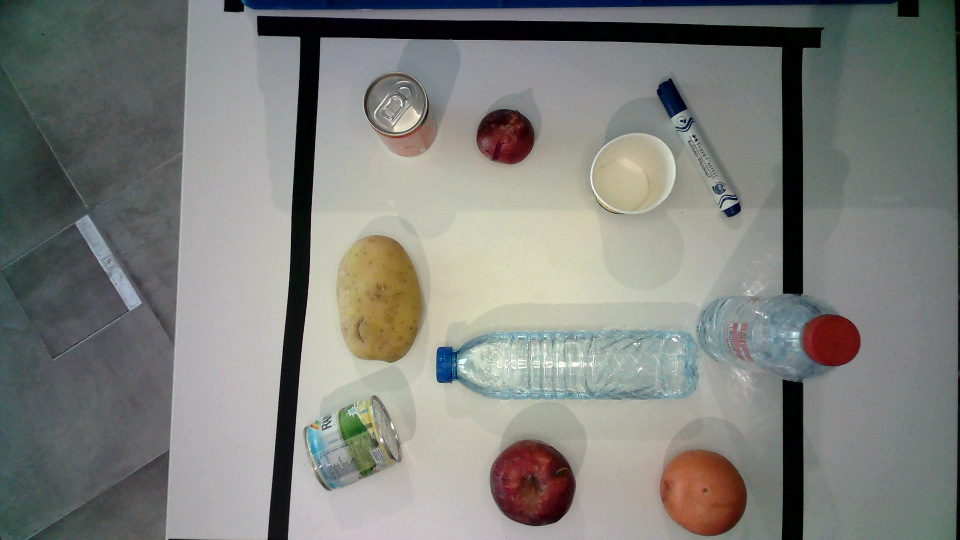
#> input picture MAIN/test/Objects4.png, 1920 x 1080 px, found by its file name (shown at 1/2 size)
$ python AutomatedScript_JP.py
#> lines starting #> are read from the running program, lines starting #| are printed output that depends on the picture; after the words box and inside, x2 and y2 are one past the last pixel; in counts of white or black regions, pixels touching at a corner belong together
### MAIN/DetectedObjects_JP.py
import cv2
import numpy as np
import math

# This class is resposinble for providing all data needed from the detected objects


parameters = cv2.aruco.DetectorParameters()
aruco_dict = cv2.aruco.getPredefinedDictionary(cv2.aruco.DICT_5X5_50)
aruco_detector = cv2.aruco.ArucoDetector(aruco_dict, parameters)


class DetectedObjects():

    # Calibration constants
    pixel_cm = 1
    areaThresh = 1000
    # areaThresh = 20

    # Counterclockwise angle of objects from the x-axis
    orientation = 0

    def __init__(self, img) -> None:
        self.img = img
        self.gray = cv2.cvtColor(img, cv2.COLOR_BGR2GRAY)
        self.filter = cv2.bilateralFilter(self.gray, 45, 95, 95)
        self.blur = cv2.GaussianBlur(self.filter, (5, 5), 1)
        kernel = cv2.getStructuringElement(cv2.MORPH_RECT, (5, 5))
        erosion = cv2.erode(self.blur, kernel, iterations=7)
        dilation = cv2.dilate(erosion, kernel, iterations=7)
        self.edges = cv2.Canny(dilation, 50, 150)
        # Create a Mask with adaptive threshold
        mask = cv2.adaptiveThreshold(
            dilation, 255, cv2.ADAPTIVE_THRESH_MEAN_C, cv2.THRESH_BINARY_INV, 19, 5)
        self.contours = cv2.findContours(
            mask, cv2.RETR_EXTERNAL, cv2.CHAIN_APPROX_SIMPLE)
        self.centers = []
        self.objects = self.getContours()

    def getContours(self):
        contours, _ = self.contours
        objects = []
        index = 0
        px_cm = self.getDimensions()
        print("Pixel to cm ratio: ", px_cm)
        for cnt in contours:
            area = cv2.contourArea(cnt)
            if area > self.areaThresh:
                index += 1
                M = cv2.moments(cnt)
                # Check if the zeroth moment is not zero to prevent division be zero rule
                if M["m00"] != 0:
                    # Get the center x and center y of the objects in the contours
                    cx = int(M['m10'] / M['m00'])
                    cy = int(M['m01'] / M['m00'])
                x, y, w, h = cv2.boundingRect(cnt)
                _, _, angle = cv2.minAreaRect(cnt)
                cv2.putText(self.img, str(int(w / px_cm)), (cx, cy),
                            cv2.FONT_HERSHEY_COMPLEX, 0.5, (0, 175, 255), 2)
                cv2.putText(self.img, str(int(h / px_cm)), (cx, cy + 20),
                            cv2.FONT_HERSHEY_COMPLEX, 0.5, (0, 175, 255), 2)
                if angle < 0:
                    angle = 90 + angle
                objects.append(PickableObjects(
                    (cx, cy), (int(w / px_cm), int(h / px_cm)), angle, (x, y)))
                # objects[f'object {index}'] = {"center_x": cx, "center_y": cy, "bound_x": x,
                #                               "bound_y": y, "pixel_w": int(w / px_cm), "pixel_h": int(h / px_cm), "angle": angle}
        return objects

    def getCenterPoints(self):
        contours, _ = self.contours
        # Draw the contours on the image
        cv2.drawContours(self.img, contours, -1, (0, 255, 0), 2)
        for cnt in contours:
            # epsilon = 0.05 * cv2.arcLength(cnt, True)
            # approx = cv2.approxPolyDP(cnt, epsilon, True)
            # Draw the contours on the image
            area = cv2.contourArea(cnt)
            if area > self.areaThresh:
                cv2.drawContours(self.img, cnt, -1, (0, 255, 0), 2)
                # calculate moment in contours
                M = cv2.moments(cnt)
                # Check if the zeroth moment is not zero to prevent division be zero rule
                if M["m00"] != 0:
                    # Get the center x and center y of the objects in the contours
                    cx = int(M['m10'] / M['m00'])
                    cy = int(M['m01'] / M['m00'])
                    self.centers.append([cx, cy])
                    cv2.putText(self.img, "0", (cx, cy),
                                cv2.FONT_HERSHEY_COMPLEX, 1, (0, 0, 255), 2)
                print("Centers: ", [cx, cy])
        self.centers = np.array(self.centers)
        cv2.imshow("Grey", self.img)
        cv2.waitKey(0)
        cv2.destroyAllWindows()
        return self.centers

    # [18 lines left out: function getBoundingBox, not called in this run]

    def getDimensions(self):
        corners, _, _ = aruco_detector.detectMarkers(self.img)
        int_corners = np.int0(corners)
        cv2.polylines(self.img, int_corners, True, (0, 255, 0), 5)

        if corners:
            aruco_perimeter = cv2.arcLength(corners[0], True)

            self.pixel_cm = aruco_perimeter / 20
        else:
            self.pixel_cm = 1
        print("Gotten px to cm ratio")
        return self.pixel_cm

    def sortDetectedObjects(self, list_to_sort):
        return sorted(list_to_sort, key=lambda x: x.getPickScore((0, 450)))


class PickableObjects():
    # CONSTANT
    MAX_HEIGHT = 20
    HEIGHT_WEIGHT = 40

    MAX_WIDTH = 20
    WIDTH_WEIGHT = 40

    MAX_DISTANCE = 50
    DISTANCE_WEIGHT = 20

    def __init__(self, center_point, dimensions, orientation, boundaries) -> None:
        self.center_point = center_point
        self.dimensions = dimensions
        self.orientation = orientation
        self.boundaries = boundaries

    def getPickScore(self, mLoc):
        # mLoc refers to the position of the manipulator
        distance = math.dist(mLoc, self.center_point) / \
            self.MAX_DISTANCE * self.DISTANCE_WEIGHT
        width = (min(self.dimensions)/self.MAX_WIDTH) * self.WIDTH_WEIGHT
        _pickScore = distance + width
        return _pickScore

### MAIN/AutomatedScript_JP.py
import cv2
import numpy as np
import DetectedObjects_JP as DetectedObjects
# from EpsonController import sendToEpson, DROP_POINT
from getWorldCoordinates import getRealWorld

home = "0"

reference_image = cv2.imread("MAIN/test/Objects4.png")
#> reference_image is the input picture: shape (1080, 1920, 3); mean B, G, R 123.7, 128.4, 126.8
resized_img = cv2.resize(reference_image, (0, 0), fx=0.6, fy=0.6)

reference_image = resized_img
# [5 lines of commented-out code are left out]
center_points = []

src_points = np.float32([(412, 14), (1663, 14), (1663, 1059), (412, 1059)])
dst_points = np.float32([(400, 10), (1623, 10), (1623, 1039), (400, 1039)])

M = cv2.getPerspectiveTransform(src_points, dst_points)

# output = cv2.warpPerspective(reference_image, M, (1700, 1200))


detector = DetectedObjects.DetectedObjects(reference_image)
#> in __init__, `self.edges = cv2.Canny(dilation, 50, 150)`:
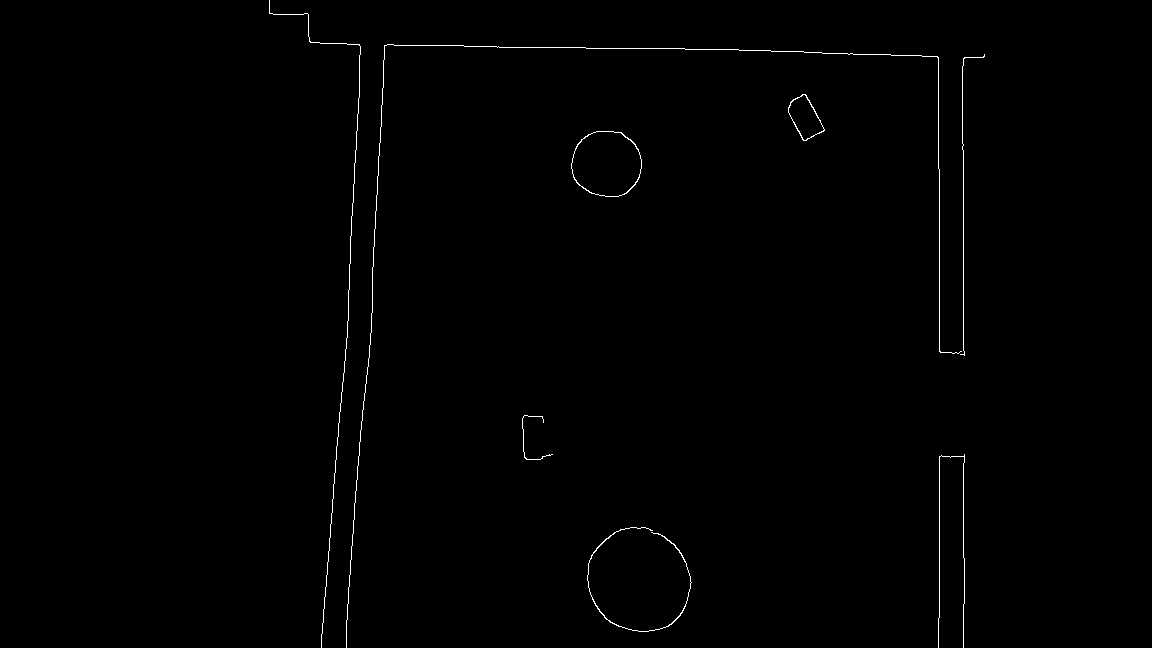
#> self.edges: shape (648, 1152); 0.51% white in thin lines or dots, all inside (x1, y1, x2, y2) = (269, 0, 985, 648)
#> in __init__, `mask = cv2.adaptiveThreshold( dilation, 255, cv2.ADAPTIVE_THRESH_MEAN_..`:
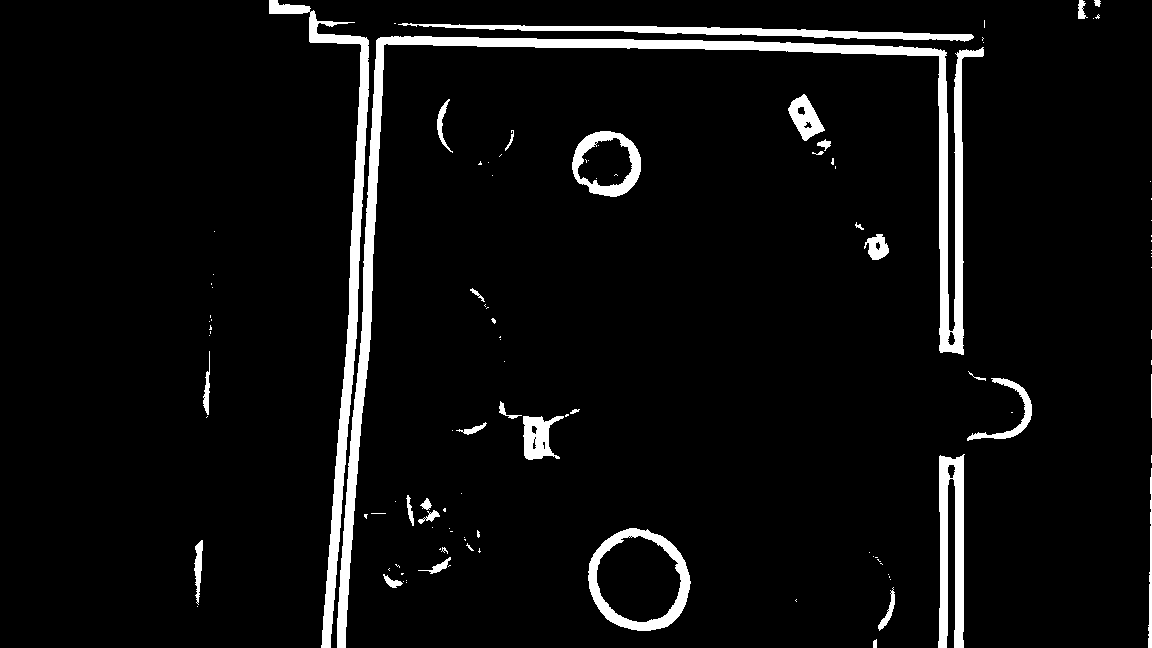
#> mask: shape (648, 1152); 5.4% white; 114 white regions (79 under 20 px)
#> in __init__, `self.contours = cv2.findContours( mask, cv2.RETR_EXTERNAL, cv2.CHAIN_A..`: self.contours = 109 contours, 81 with area under 20; largest, box (x1, y1, x2, y2) and area: (337, 36, 984, 648) 14196, (588, 528, 691, 631) 8048, (269, 0, 369, 648) 6108, (572, 131, 641, 197) 3460, (938, 454, 965, 648) 3138
#> in getContours, `contours, _ = self.contours`: contours has the same summary as self.contours in __init__
#> in getDimensions, `corners, _, _ = aruco_detector.detectMarkers(self.img)`: corners = ()
#> in getDimensions, `int_corners = np.int0(corners)`: int_corners = empty array
#> the loop in getContours, `for cnt in contours:` made 109 passes
#> (area, cx, cy, x, y, w, h, angle) on passes 31, 44, 47: (8048.5, 638, 579, 588, 528, 103, 103, 26.57), (3137.5, 951, 546, 938, 454, 27, 194, 0.297), (1050, 537, 436, 523, 416, 41, 44, 0)
#> after the loop in getContours, `for cnt in contours:`:
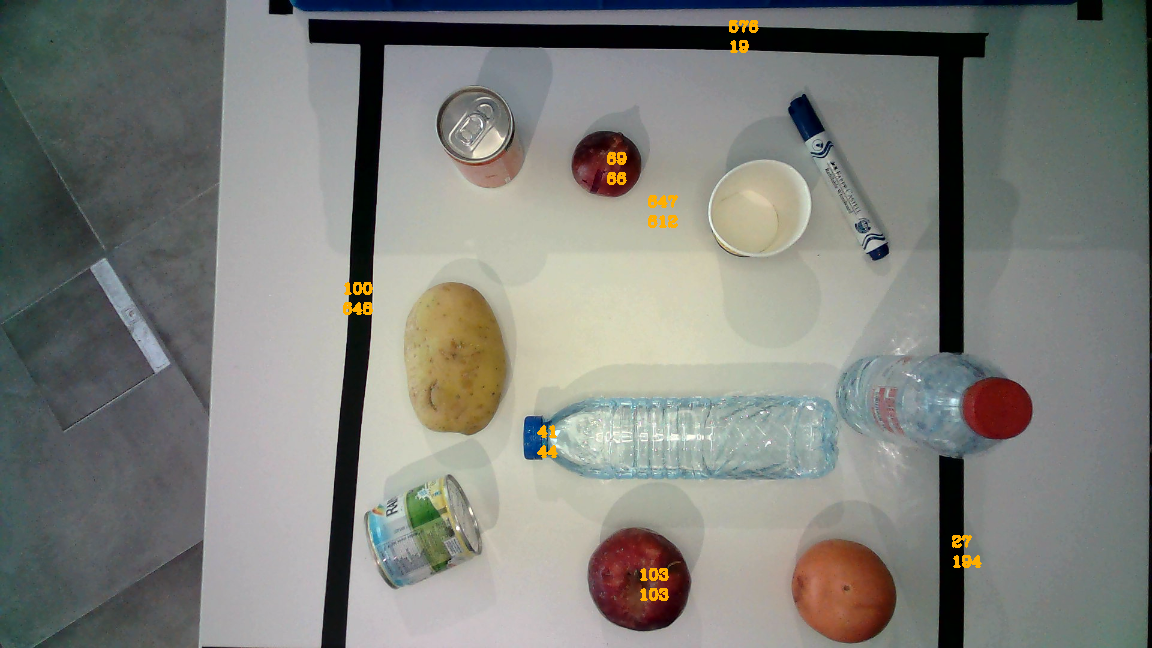
#> self.img: shape (648, 1152, 3); mean B, G, R 123.3, 128.8, 127.4
#> after the loop in getContours, `for cnt in contours:`: index = 7; objects = 7 items
detector.getCenterPoints()
#> in getCenterPoints, `contours, _ = self.contours`: contours has the same summary as self.contours in __init__
#> in getCenterPoints, `cv2.drawContours(self.img, contours, -1, (0, 255, 0), 2)`:
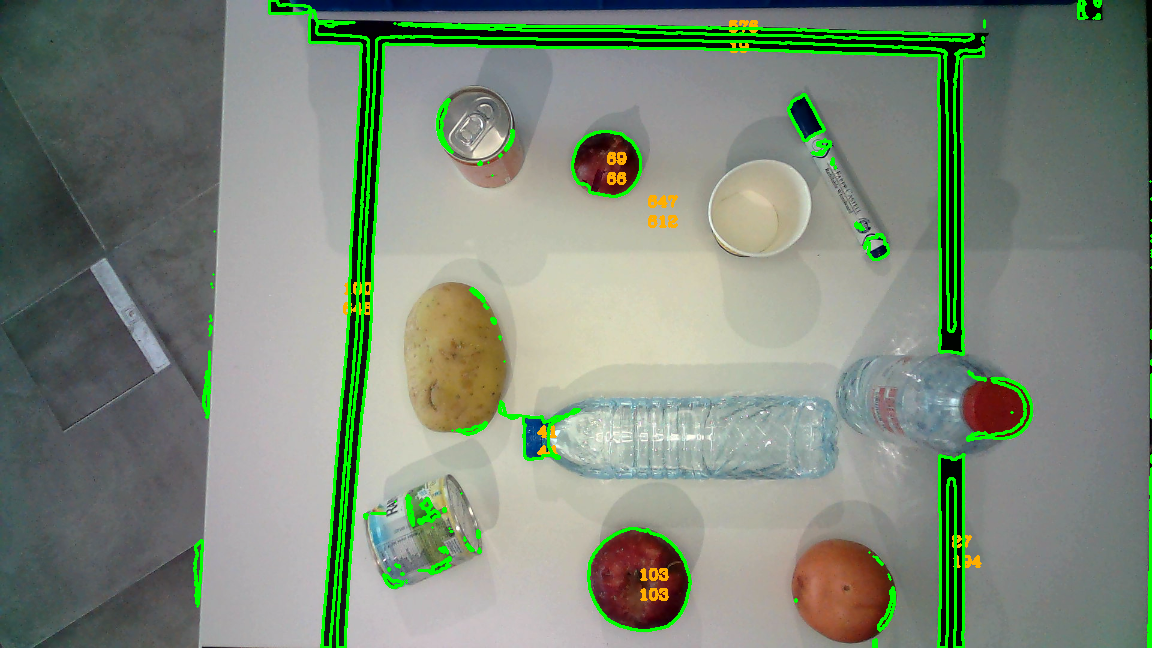
#> self.img: shape (648, 1152, 3); 4.18% of pixels changed, all inside (x1, y1, x2, y2) = (193, 0, 1152, 648)
#> the loop in getCenterPoints, `for cnt in contours:` made 109 passes
#> (area, cx, cy) on passes 31, 44, 47, 95, 101, 102, 109: (8048.5, 638, 579), (3137.5, 951, 546), (1050, 537, 436), (3460, 606, 163), (14195.5, 647, 206), (2771, 728, 31), (6107.5, 342, 293)
#> (printed output is left out)
#> after the loop in getCenterPoints, `for cnt in contours:`:
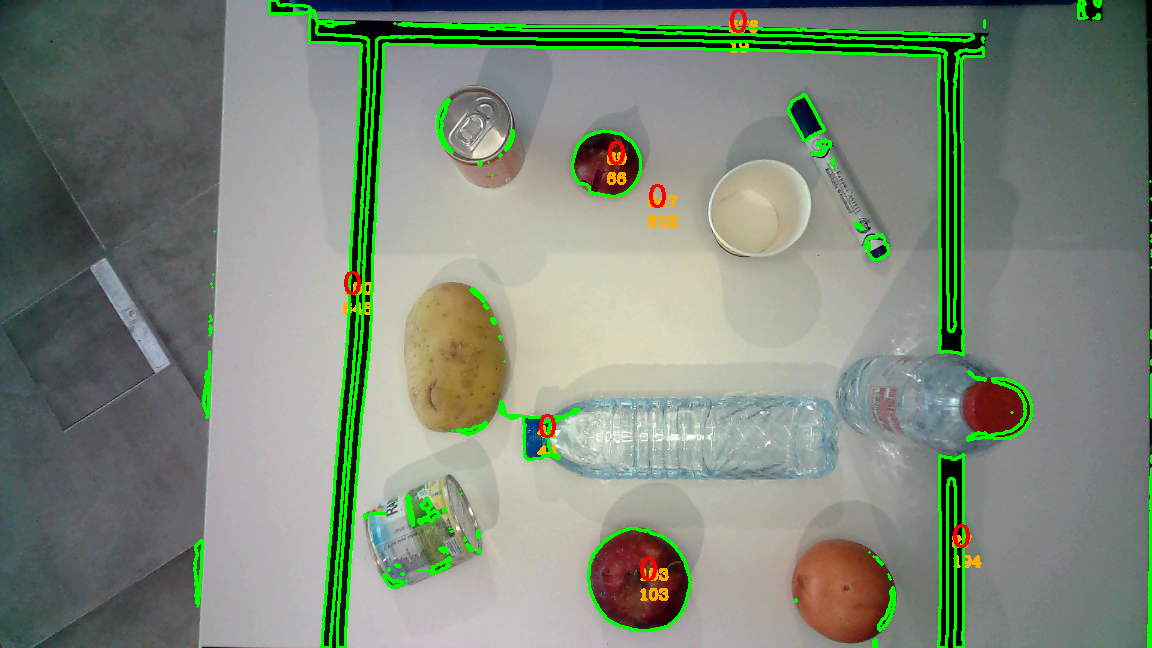
#> self.img: shape (648, 1152, 3); 0.19% of pixels changed, all inside (x1, y1, x2, y2) = (344, 9, 970, 581)
#> after the loop in getCenterPoints, `for cnt in contours:`: self.centers = [[638, 579], [951, 546], [537, 436], [606, 163], [647, 206], [728, 31], [342, 293]]
object_list = detector.getContours()
#> the loop in getContours (call 2), `for cnt in contours:` made 109 passes
#> after the loop in getContours (call 2), `for cnt in contours:`:
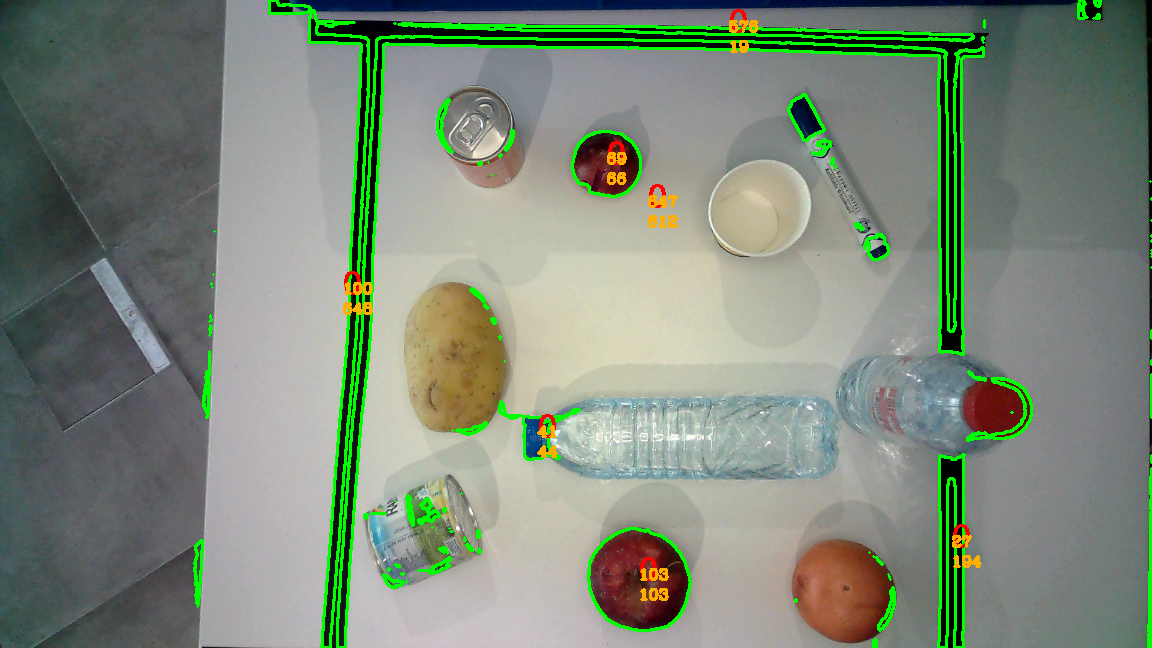
#> self.img: shape (648, 1152, 3); 0.13% of pixels changed, all inside (x1, y1, x2, y2) = (344, 20, 970, 581)
#> after the loop in getContours (call 2), `for cnt in contours:`: index = 7
#> object_list = 7 items
sorted_list = detector.sortDetectedObjects(object_list)
#> in getPickScore, `distance = math.dist(mLoc, self.center_point) / \ self.MAX_DISTANCE * ..`: distance = 260.4
#> in getPickScore, `width = (min(self.dimensions)/self.MAX_WIDTH) * self.WIDTH_WEIGHT`: width = 206
#> sorted_list = 7 items


for item in sorted_list:
    if item.center_point[0] < 1600 and item.center_point[1] < 900:
        center_points.append(item.center_point)
#> this loop made 7 passes
#> after the loop, center_points = [(537, 436), (342, 293), (728, 31), (606, 163), (951, 546), (638, 579), (647, 206)]


print("items detected: ", len(center_points))
#| items detected:  7

# [7 lines of commented-out code are left out]
